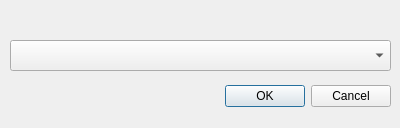
<?xml version="1.0" encoding="UTF-8"?>
<ui version="4.0">
 <class>editSelect</class>
 <widget class="QDialog" name="editSelect">
  <property name="geometry">
   <rect>
    <x>0</x>
    <y>0</y>
    <width>400</width>
    <height>128</height>
   </rect>
  </property>
  <property name="windowTitle">
   <string>Dialog</string>
  </property>
  <widget class="QDialogButtonBox" name="buttonBox">
   <property name="geometry">
    <rect>
     <x>50</x>
     <y>80</y>
     <width>341</width>
     <height>32</height>
    </rect>
   </property>
   <property name="orientation">
    <enum>Qt::Horizontal</enum>
   </property>
   <property name="standardButtons">
    <set>QDialogButtonBox::Cancel|QDialogButtonBox::Ok</set>
   </property>
  </widget>
  <widget class="QComboBox" name="comboBox">
   <property name="geometry">
    <rect>
     <x>10</x>
     <y>40</y>
     <width>381</width>
     <height>31</height>
    </rect>
   </property>
  </widget>
  <widget class="QLabel" name="lbSelector">
   <property name="geometry">
    <rect>
     <x>10</x>
     <y>10</y>
     <width>171</width>
     <height>16</height>
    </rect>
   </property>
   <property name="text">
    <string/>
   </property>
  </widget>
 </widget>
 <resources/>
 <connections>
  <connection>
   <sender>buttonBox</sender>
   <signal>accepted()</signal>
   <receiver>editSelect</receiver>
   <slot>accept()</slot>
   <hints>
    <hint type="sourcelabel">
     <x>248</x>
     <y>254</y>
    </hint>
    <hint type="destinationlabel">
     <x>157</x>
     <y>274</y>
    </hint>
   </hints>
  </connection>
  <connection>
   <sender>buttonBox</sender>
   <signal>rejected()</signal>
   <receiver>editSelect</receiver>
   <slot>reject()</slot>
   <hints>
    <hint type="sourcelabel">
     <x>316</x>
     <y>260</y>
    </hint>
    <hint type="destinationlabel">
     <x>286</x>
     <y>274</y>
    </hint>
   </hints>
  </connection>
 </connections>
</ui>
